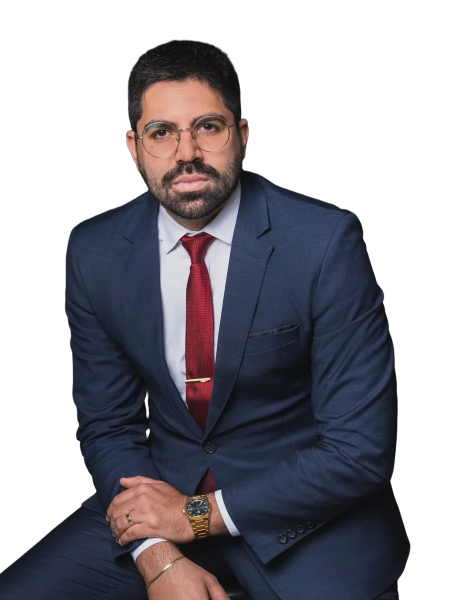
#> input picture img/romulo.webp, 900 x 1200 px, given in place of romulo.png, which was not available (shown at 1/2 size)
$ python crop_team.py
#> lines starting #> are read from the running program, lines starting #| are printed output that depends on the picture
import os
from PIL import Image

DIR = os.path.join(os.path.dirname(__file__), "equipe-raw")
OUT = os.path.dirname(__file__)

TARGET_W, TARGET_H = 900, 1200  # aspect 3:4, mesmo dos cards do carrossel

files = ["romulo.png", "amanda.png", "ingrid.png", "juliana.png"]

for name in files:
    path = os.path.join(DIR, name)
    img = Image.open(path).convert("RGBA")
#> img is the input picture: PIL image 900x1200 RGBA; mean R, G, B, A 35.2, 33.1, 39.6, 138.4
    alpha = img.split()[-1]
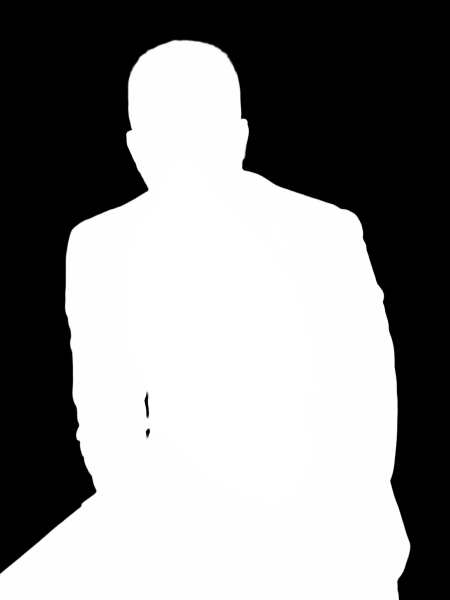
#> alpha: PIL image 900x1200 L (shown at 1/2 size); min 0, max 255, mean 138.4
    bbox = alpha.getbbox()  # (left, top, right, bottom) do conteúdo não-transparente
#> bbox = (0, 76, 824, 1200)
    if not bbox:
        bbox = (0, 0, img.width, img.height)
    left, top, right, bottom = bbox
#> left = 0; top = 76; right = 824; bottom = 1200
    content_w = right - left
#> content_w = 824
    content_h = bottom - top
#> content_h = 1124
    cx = (left + right) / 2
#> cx = 412

    # Queremos enquadrar rosto+ombros/torso numa proporção 3:4, ancorado no topo
    # (cabeça perto do topo) com uma margem pequena acima da cabeça.
    target_ratio = TARGET_W / TARGET_H  # 0.75

    # Começa a partir da largura do conteúdo, com um pouco de respiro nas laterais
    crop_w = content_w * 1.12
#> crop_w = 922.9
    crop_h = crop_w / target_ratio
#> crop_h = 1230.5

    # Margem acima da cabeça (top do bbox) proporcional à largura
    margin_top = crop_w * 0.10
#> margin_top = 92.29
    crop_top = max(0, top - margin_top)
#> crop_top = 0
    crop_bottom = crop_top + crop_h
#> crop_bottom = 1230.5

    # Se ultrapassar a altura da imagem original, reancora pelo fundo
    if crop_bottom > img.height:
        crop_bottom = img.height
#> crop_bottom = 1200
        crop_top = max(0, crop_bottom - crop_h)

    crop_left = cx - crop_w / 2
#> crop_left = -49.44
    crop_right = cx + crop_w / 2
#> crop_right = 873.4
    if crop_left < 0:
        crop_right -= crop_left
#> crop_right = 922.9
        crop_left = 0
    if crop_right > img.width:
        crop_left -= (crop_right - img.width)
#> crop_left = -22.88
        crop_right = img.width
#> crop_right = 900
        crop_left = max(0, crop_left)
#> crop_left = 0

    box = (int(crop_left), int(crop_top), int(crop_right), int(crop_bottom))
#> box = (0, 0, 900, 1200)
    cropped = img.crop(box)
    resized = cropped.resize((TARGET_W, TARGET_H), Image.LANCZOS)

    out_path = os.path.join(OUT, name)
    resized.save(out_path, optimize=True)
    print(name, "bbox:", bbox, "crop box:", box, "-> saved", out_path, resized.size)
#| romulo.png bbox: (0, 76, 824, 1200) crop box: (0, 0, 900, 1200) -> saved tools/romulo.png (900, 1200)
#> pass 2 of the loop `for name in files:`:
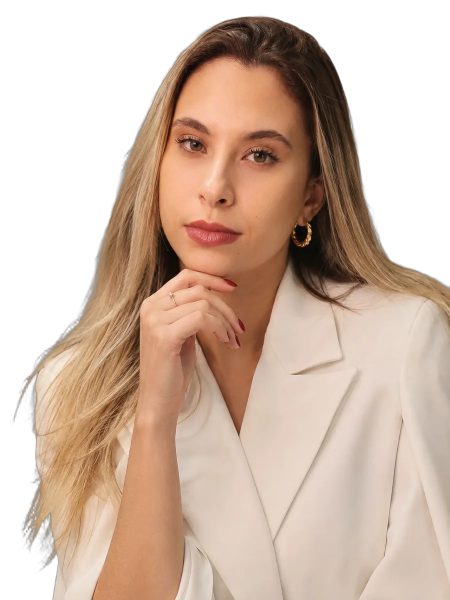
#> input picture img/amanda.webp, 900 x 1200 px, given in place of amanda.png, which was not available (shown at 1/2 size)
#> img is the input picture: PIL image 900x1200 RGBA; mean R, G, B, A 129, 105.2, 89, 173.9
#> `alpha = img.split()[-1]`:
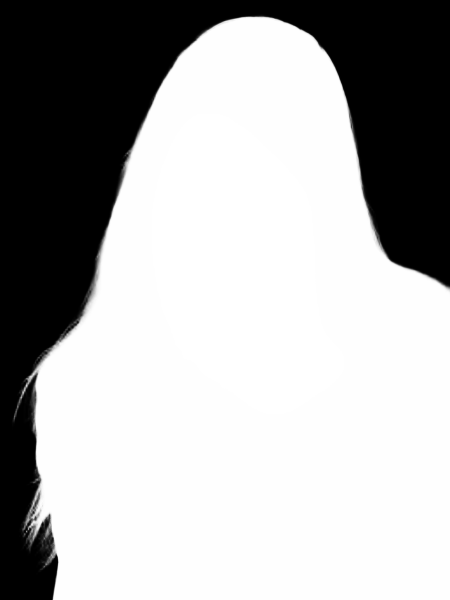
#> alpha: PIL image 900x1200 L (shown at 1/2 size); min 0, max 255, mean 173.9
#> bbox = (22, 28, 900, 1200)
#> left = 22; top = 28; right = 900
#> content_w = 878
#> content_h = 1172
#> cx = 461
#> crop_w = 983.4
#> crop_h = 1311.1
#> margin_top = 98.34
#> `crop_bottom = crop_top + crop_h`: crop_bottom = 1311.1
#> `crop_left = cx - crop_w / 2`: crop_left = -30.68
#> `crop_right = cx + crop_w / 2`: crop_right = 952.7
#> `crop_right -= crop_left`: crop_right = 983.4
#> `crop_left -= (crop_right - img.width)`: crop_left = -83.36
#> `crop_left = max(0, crop_left)`: crop_left = 0
#| amanda.png bbox: (22, 28, 900, 1200) crop box: (0, 0, 900, 1200) -> saved tools/amanda.png (900, 1200)
#> pass 3 of the loop `for name in files:`:
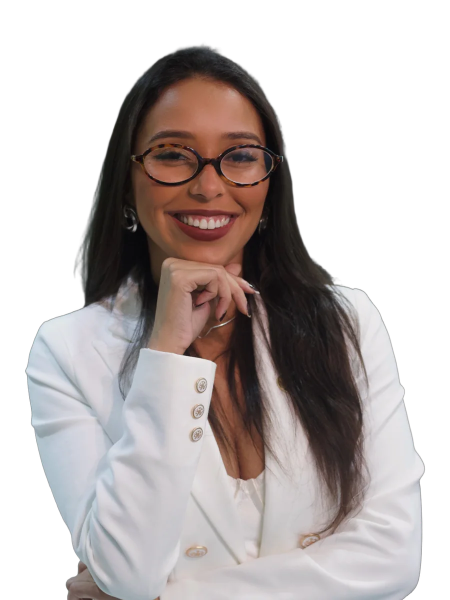
#> input picture img/ingrid.webp, 900 x 1200 px, given in place of ingrid.png, which was not available (shown at 1/2 size)
#> img is the input picture: PIL image 900x1200 RGBA; mean R, G, B, A 82.7, 75.7, 74.4, 144.4
#> `alpha = img.split()[-1]`:
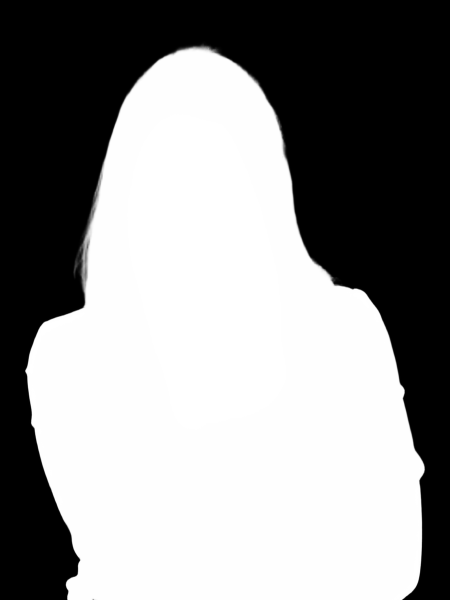
#> alpha: PIL image 900x1200 L (shown at 1/2 size); min 0, max 255, mean 144.4
#> bbox = (48, 82, 853, 1200)
#> left = 48; top = 82; right = 853
#> content_w = 805
#> content_h = 1118
#> cx = 450.5
#> crop_w = 901.6
#> crop_h = 1202.1
#> margin_top = 90.16
#> `crop_bottom = crop_top + crop_h`: crop_bottom = 1202.1
#> `crop_left = cx - crop_w / 2`: crop_left = -0.3
#> `crop_right = cx + crop_w / 2`: crop_right = 901.3
#> `crop_right -= crop_left`: crop_right = 901.6
#> `crop_left -= (crop_right - img.width)`: crop_left = -1.6
#> `crop_left = max(0, crop_left)`: crop_left = 0
#| ingrid.png bbox: (48, 82, 853, 1200) crop box: (0, 0, 900, 1200) -> saved tools/ingrid.png (900, 1200)
#> the loop made 4 passes; the first 3 are shown
